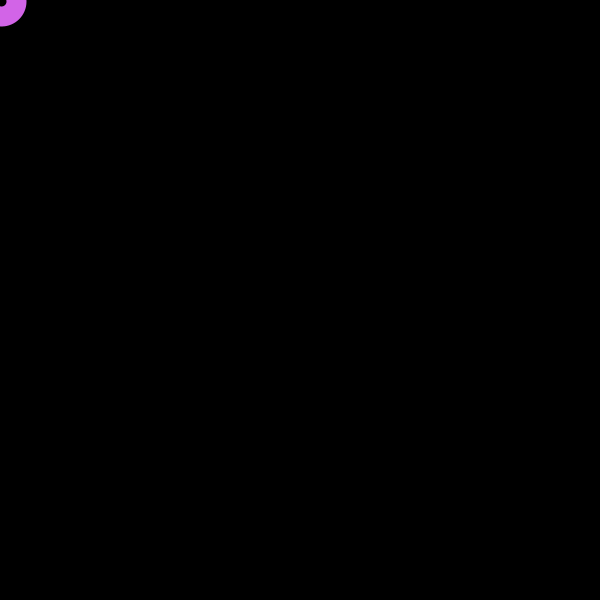
Frame 1 (no input)
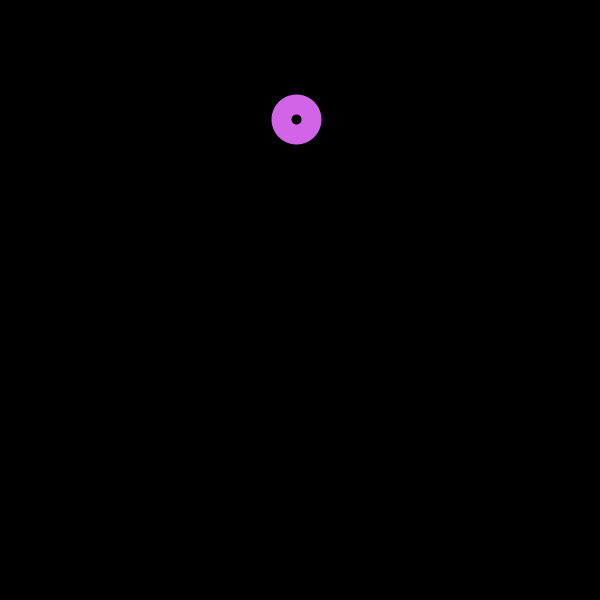
Frame 60 (the mouse pressed at the canvas centre just before this capture)
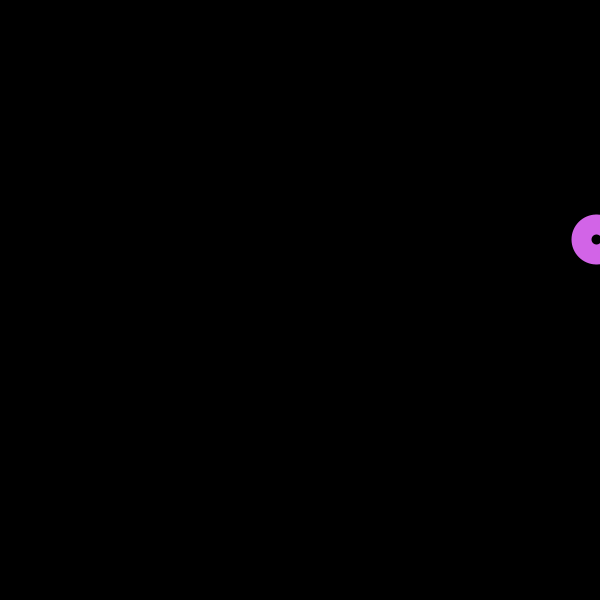
Frame 120 (the mouse held since frame 60 and released just before this capture)

The Processing sketch that drew these frames (run headless with seeded random() and noise(); from frame 60 on, the mouse is pressed at the canvas centre):

// Processing sketch: processing_90712
// ── processing_90712.pde

/*
It's Alive!!! Joshua Deleon
make a circle that "breathes" using variables and for loops.
*/
int xPos = 1;
int yPos = 1;
int xCount = 5;
int yCount = 2;

void setup(){
 frameRate(60);
 size(600,600);
 smooth();
}

void draw(){
 background(0);
 noFill();
 stroke(210,100,231);
 strokeWeight(20);
 ellipse(xPos,yPos,30,30);
 xPos = xPos + xCount; // index x position by 1
 if(xPos >= 600 || xPos <= 0){
   xCount = -xCount;  //reverse when you hit the far edge
 }
 yPos = yPos + round(yCount*1.2);
 if(yPos >= 600 || yPos <= 0){
   yCount = -yCount;  //reverse when you hit the far edge
 }
}
